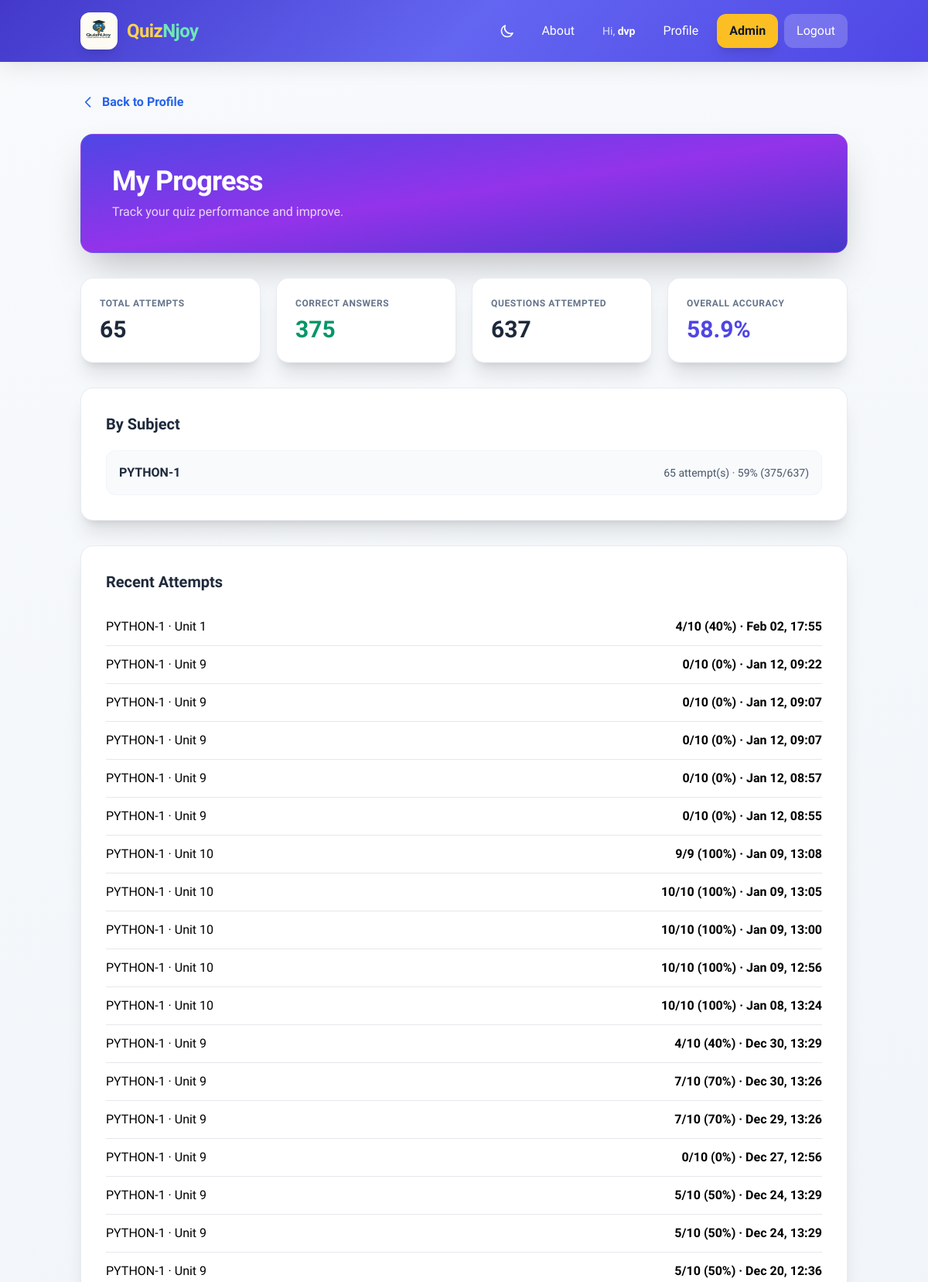
/quiz/dashboard/ (signed in, upper part), run on the app's committed database.
### semesters/models.py (models this page shows, shortened)
class Subject(models.Model):
    semester = models.ForeignKey(Semester, on_delete=models.CASCADE, related_name='subjects')
    name = models.CharField(max_length=200)
    code = models.CharField(max_length=20, blank=True)
    created_at = models.DateTimeField(auto_now_add=True)
    class Meta:
        ordering = ['semester', 'name']
        unique_together = ['semester', 'name']

### quiz/models.py (models this page shows, shortened)
class QuizAttempt(models.Model):
    QUIZ_MODE_CHOICES = [
        ('random', 'Random Mode'),
        ('practice_all', 'Practice All Mode'),
    ]
    user = models.ForeignKey(User, on_delete=models.CASCADE, related_name='quiz_attempts')
    subject = models.ForeignKey(Subject, on_delete=models.CASCADE)
    unit = models.IntegerField()
    score = models.IntegerField()
    total_questions = models.IntegerField(default=10)
    quiz_mode = models.CharField(max_length=20, choices=QUIZ_MODE_CHOICES, default='random')
    attempted_at = models.DateTimeField(auto_now_add=True)
    time_taken = models.IntegerField(null=True, blank=True, help_text='Time taken in seconds (only for random mode)')
    class Meta:
        ordering = ['-attempted_at']

### quiz/views.py (the view)
# urls.py: path('dashboard/', views.progress_dashboard, name='progress_dashboard'),
@login_required
def progress_dashboard(request):
    attempts = QuizAttempt.objects.filter(user=request.user).select_related('subject').order_by('-attempted_at')[:50]
    total_attempts = QuizAttempt.objects.filter(user=request.user).count()
    total_correct = sum(a.score for a in QuizAttempt.objects.filter(user=request.user))
    total_questions_attempted = sum(a.total_questions for a in QuizAttempt.objects.filter(user=request.user))
    overall_pct = (total_correct / total_questions_attempted * 100) if total_questions_attempted else 0
    by_subject = {}
    for a in QuizAttempt.objects.filter(user=request.user).select_related('subject'):
        key = (a.subject.id, a.subject.name)
        if key not in by_subject:
            by_subject[key] = {'subject': a.subject, 'attempts': 0, 'correct': 0, 'total': 0}
        by_subject[key]['attempts'] += 1
        by_subject[key]['correct'] += a.score
        by_subject[key]['total'] += a.total_questions
    return render(request, 'quiz/progress_dashboard.html', {
        'attempts': attempts,
        'total_attempts': total_attempts,
        'overall_pct': round(overall_pct, 1),
        'total_correct': total_correct,
        'total_questions_attempted': total_questions_attempted,
        'by_subject': list(by_subject.values()),
    })

### templates/quiz/progress_dashboard.html (shortened to what this page needs)
{% extends 'base.html' %}
{% block content %}
<div class="max-w-6xl mx-auto">
    <div class="mb-6">
        <a href="{% url 'accounts:profile' %}" class="inline-flex items-center text-blue-600 hover:text-blue-800 font-semibold">
            <svg class="w-5 h-5 mr-2" fill="none" stroke="currentColor" viewBox="0 0 24 24"><path stroke-linecap="round" stroke-linejoin="round" stroke-width="2" d="M15 19l-7-7 7-7"/></svg>
            Back to Profile
        </a>
    </div>
    <div class="bg-gradient-to-br from-indigo-600 via-purple-600 to-indigo-700 text-white rounded-2xl shadow-2xl p-8 md:p-10 mb-8 border border-white/10">
        <h1 class="text-2xl md:text-4xl font-extrabold mb-2 tracking-tight">My Progress</h1>
        <p class="text-white/80">Track your quiz performance and improve.</p>
    </div>
    <div class="grid grid-cols-1 sm:grid-cols-2 lg:grid-cols-4 gap-5 mb-8">
        <div class="bg-white rounded-2xl shadow-xl border border-slate-200/80 p-6">
            <p class="text-xs font-semibold uppercase tracking-wider text-slate-500 mb-2">Total Attempts</p>
            <p class="text-3xl font-extrabold text-slate-800">{{ total_attempts }}</p>
        </div>
        <div class="bg-white rounded-2xl shadow-xl border border-slate-200/80 p-6">
            <p class="text-xs font-semibold uppercase tracking-wider text-slate-500 mb-2">Correct Answers</p>
            <p class="text-3xl font-extrabold text-emerald-600">{{ total_correct }}</p>
        </div>
        <div class="bg-white rounded-2xl shadow-xl border border-slate-200/80 p-6">
            <p class="text-xs font-semibold uppercase tracking-wider text-slate-500 mb-2">Questions Attempted</p>
            <p class="text-3xl font-extrabold text-slate-800">{{ total_questions_attempted }}</p>
        </div>
        <div class="bg-white rounded-2xl shadow-xl border border-slate-200/80 p-6">
            <p class="text-xs font-semibold uppercase tracking-wider text-slate-500 mb-2">Overall Accuracy</p>
            <p class="text-3xl font-extrabold text-indigo-600">{{ overall_pct }}%</p>
        </div>
    </div>
    {% if by_subject %}
    <div class="bg-white rounded-2xl shadow-xl border border-slate-200/80 p-6 md:p-8 mb-8">
        <h2 class="text-xl font-bold text-slate-800 mb-5">By Subject</h2>
        <div class="space-y-3">
            {% for item in by_subject %}
            <div class="flex items-center justify-between p-4 bg-slate-50 rounded-xl border border-slate-100">
                <span class="font-semibold text-slate-800">{{ item.subject.name }}</span>
                <span class="text-sm text-slate-600">{{ item.attempts }} attempt(s) · {% widthratio item.correct item.total 100 %}% ({{ item.correct }}/{{ item.total }})</span>
            </div>
            {% endfor %}
        </div>
    </div>
    {% endif %}
    <div class="bg-white rounded-2xl shadow-xl border border-slate-200/80 p-6 md:p-8">
        <h2 class="text-xl font-bold text-slate-800 mb-5">Recent Attempts</h2>
        {% if attempts %}
        <ul class="divide-y divide-gray-200">
            {% for a in attempts %}
            <li class="py-3 flex justify-between items-center">
                <span>{{ a.subject.name }} · Unit {{ a.unit }}</span>
                <span class="font-semibold">{{ a.score }}/{{ a.total_questions }} ({% widthratio a.score a.total_questions 100 %}%) · {{ a.attempted_at|date:"M d, H:i" }}</span>
            </li>
            {% endfor %}
        </ul>
        {% else %}
        <p class="text-gray-500">No attempts yet. <a href="{% url 'quiz:select_semester' %}" class="text-blue-600 hover:underline">Take a quiz</a>.</p>
        {% endif %}
    </div>
</div>
{% endblock %}

### templates/base.html (shortened to what this page needs)
<!DOCTYPE html>
<html lang="en" class="scroll-smooth">
<head>
    <script src="https://cdn.tailwindcss.com"></script>
    <link rel="stylesheet" href="https://cdn.jsdelivr.net/npm/katex@0.16.9/dist/katex.min.css">
</head>
<body class="dark:bg-slate-900 dark:text-slate-200">
    {% load static %}
    <nav class="nav-glass text-white sticky top-0 z-50 backdrop-blur-md">
        <div class="container mx-auto px-4">
            <div class="flex justify-between items-center py-3 md:py-4">
                <a href="{% url 'home' %}" class="flex items-center gap-2 md:gap-3 group">
                    <img src="{% static 'images/logo.png' %}" alt="QuizNJoy Logo" class="h-10 w-10 md:h-12 md:w-12 rounded-xl group-hover:scale-105 transition-transform duration-300 shadow-lg">
                    <span class="text-xl md:text-2xl font-extrabold tracking-tight">
                        <span class="text-amber-300">Quiz</span><span class="text-emerald-300">Njoy</span>
                    </span>
                </a>
                <div class="hidden md:flex items-center gap-2">
                    <button type="button" id="dark-mode-toggle" class="p-2.5 rounded-xl hover:bg-white/15 transition focus:outline-none focus:ring-2 focus:ring-white/50" aria-label="Toggle dark mode">
                        <svg id="icon-moon" class="w-5 h-5" fill="none" stroke="currentColor" viewBox="0 0 24 24"><path stroke-linecap="round" stroke-linejoin="round" stroke-width="2" d="M20.354 15.354A9 9 0 018.646 3.646 9.003 9.003 0 0012 21a9.003 9.003 0 008.354-5.646z"/></svg>
                    </button>
                    <a href="{% url 'quiz:about_us' %}" class="btn-nav px-4 py-2.5 rounded-xl font-medium">About</a>
                    {% if user.is_authenticated %}
                        <span class="px-3 py-2 text-sm text-white/80">Hi, <span class="font-semibold text-white">{{ user.username }}</span></span>
                        <a href="{% url 'accounts:profile' %}" class="btn-nav px-4 py-2.5 rounded-xl font-medium">Profile</a>
                        {% if user.is_staff %}
                            <a href="{% url 'semesters:admin_dashboard' %}" class="bg-amber-400 hover:bg-amber-500 text-gray-900 px-4 py-2.5 rounded-xl font-semibold transition shadow-lg">Admin</a>
                        {% endif %}
                        <a href="{% url 'accounts:logout' %}" class="bg-white/20 hover:bg-red-500/90 px-4 py-2.5 rounded-xl font-medium transition">Logout</a>
                    {% else %}
                        <a href="{% url 'accounts:login' %}" class="btn-nav px-4 py-2.5 rounded-xl font-medium">Login</a>
                        <a href="{% url 'accounts:signup' %}" class="bg-emerald-400 hover:bg-emerald-500 text-gray-900 px-4 py-2.5 rounded-xl font-semibold transition shadow-lg">Sign Up</a>
                    {% endif %}
                </div>
            </div>
        </div>
    </nav>
    <main class="container mx-auto px-3 sm:px-4 py-6 md:py-10">
        {% block content %}
        {% endblock %}
    </main>
</body>
</html>

### templates/base.html (style rules this page uses)
:root { --color-primary: 99 102 241; --color-primary-dark: 79 70 229; --color-accent: 16 185 129; --color-surface: 248 250 252; --color-card: 255 255 255; --shadow-soft: 0 4px 6px -1px rgb(0 0 0 / 0.05), 0 2px 4px -2px rgb(0 0 0 / 0.05); --shadow-card: 0 10px 15px -3px rgb(0 0 0 / 0.06), 0 4px 6px -4px rgb(0 0 0 / 0.04); --shadow-card-hover: 0 25px 50px -12px rgb(0 0 0 / 0.15); --radius-xl: 1rem; --radius-2xl: 1.5rem; }
body { font-family: 'Plus Jakarta Sans', system-ui, sans-serif; -webkit-font-smoothing: antialiased; -moz-osx-font-smoothing: grayscale; background: linear-gradient(165deg, #f8fafc 0%, #f1f5f9 50%, #e2e8f0 100%); min-height: 100vh; }
.nav-glass { background: linear-gradient(135deg, rgb(67 56 202) 0%, rgb(99 102 241) 50%, rgb(79 70 229) 100%); box-shadow: 0 4px 30px rgba(0,0,0,0.1); }
.btn-nav { transition: all 0.2s ease; }
html { scroll-behavior: smooth; }

### data on the page
Subject: subject.name "PYTHON-1", attempts "65", correct "59", correct "375", total "637"
QuizAttempt: subject.name "PYTHON-1", unit "1", score "4", total_questions "10", score+total_questions "40", attempted_at "Feb 02, 17:55"
QuizAttempt: subject.name "PYTHON-1", unit "9", score "0", total_questions "10", score+total_questions "0", attempted_at "Jan 12, 09:22"
QuizAttempt: subject.name "PYTHON-1", unit "9", score "0", total_questions "10", score+total_questions "0", attempted_at "Jan 12, 09:07"
QuizAttempt: subject.name "PYTHON-1", unit "9", score "0", total_questions "10", score+total_questions "0", attempted_at "Jan 12, 09:07"
QuizAttempt: subject.name "PYTHON-1", unit "9", score "0", total_questions "10", score+total_questions "0", attempted_at "Jan 12, 08:57"
QuizAttempt: subject.name "PYTHON-1", unit "9", score "0", total_questions "10", score+total_questions "0", attempted_at "Jan 12, 08:55"
QuizAttempt: subject.name "PYTHON-1", unit "10", score "9", total_questions "9", score+total_questions "100", attempted_at "Jan 09, 13:08"
QuizAttempt: subject.name "PYTHON-1", unit "10", score "10", total_questions "10", score+total_questions "100", attempted_at "Jan 09, 13:05"
QuizAttempt: subject.name "PYTHON-1", unit "10", score "10", total_questions "10", score+total_questions "100", attempted_at "Jan 09, 13:00"
QuizAttempt: subject.name "PYTHON-1", unit "10", score "10", total_questions "10", score+total_questions "100", attempted_at "Jan 09, 12:56"
QuizAttempt: subject.name "PYTHON-1", unit "10", score "10", total_questions "10", score+total_questions "100", attempted_at "Jan 08, 13:24"
QuizAttempt: subject.name "PYTHON-1", unit "9", score "4", total_questions "10", score+total_questions "40", attempted_at "Dec 30, 13:29"
QuizAttempt: subject.name "PYTHON-1", unit "9", score "7", total_questions "10", score+total_questions "70", attempted_at "Dec 30, 13:26"
QuizAttempt: subject.name "PYTHON-1", unit "9", score "7", total_questions "10", score+total_questions "70", attempted_at "Dec 29, 13:26"
QuizAttempt: subject.name "PYTHON-1", unit "9", score "0", total_questions "10", score+total_questions "0", attempted_at "Dec 27, 12:56"
QuizAttempt: subject.name "PYTHON-1", unit "9", score "5", total_questions "10", score+total_questions "50", attempted_at "Dec 24, 13:29"
QuizAttempt: subject.name "PYTHON-1", unit "9", score "5", total_questions "10", score+total_questions "50", attempted_at "Dec 24, 13:29"
QuizAttempt: subject.name "PYTHON-1", unit "9", score "5", total_questions "10", score+total_questions "50", attempted_at "Dec 20, 12:36"

### other printed values
{{ user.username }} "dvp"
{{ total_attempts }} "65"
{{ total_correct }} "375"
{{ total_questions_attempted }} "637"
{{ overall_pct }} "58.9"
